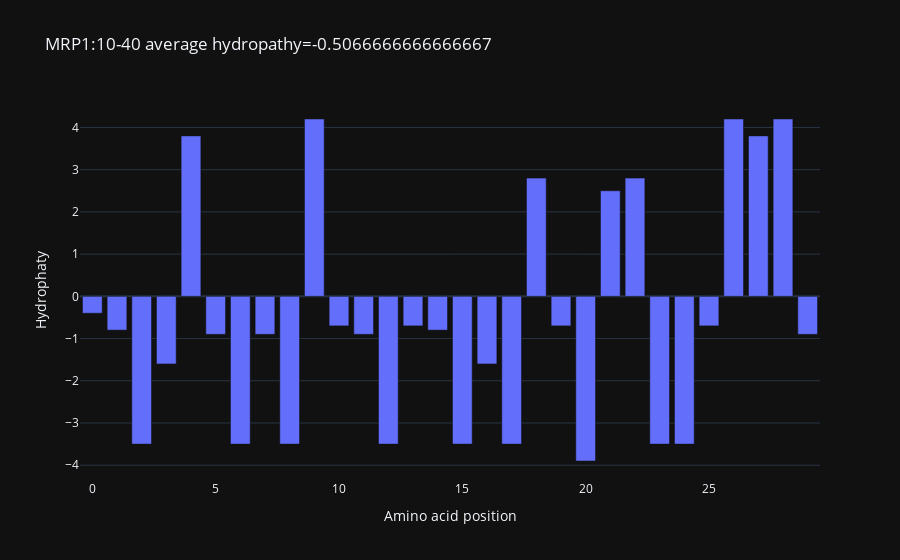
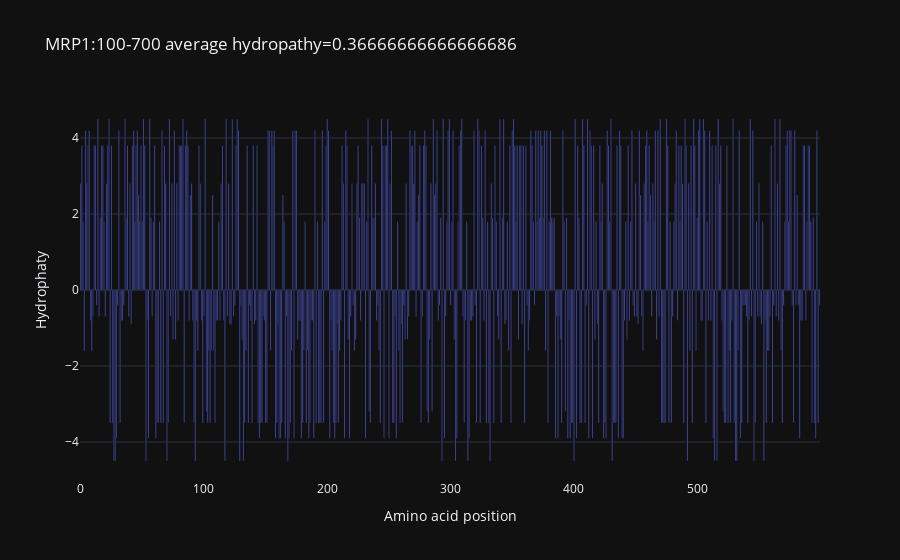
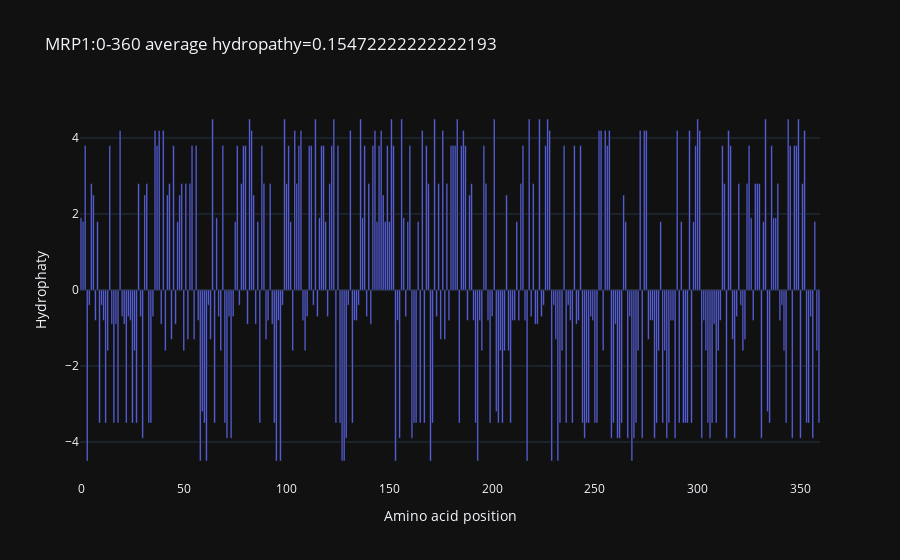

Notebook source saved alongside these figures, in order:
### Code cell
def slidingwindow(beginning, end):
    sliding_window = hyd_seq_list[beginning : end]
    add = 0
    for element in sliding_window:
        add += element
    data = [go.Bar(y=hyd_seq_list[beginning : end])]
    fig = go.Figure(data=data)
    fig.update_layout(template="plotly_dark", title="MRP1:" + 
                      str(beginning) + "-" + 
                      str(end) + " " +
                     "average hydropathy" + 
                      "=" + 
                      str(add / len(sliding_window)))
    fig.update_xaxes(title_text="Amino acid position")
    fig.update_yaxes(title_text="Hydrophaty")
    fig.show()
    
slidingwindow(10, 40)
slidingwindow(100, 700)
slidingwindow(0, 360)

### Figure 1 — Plotly figure (JSON) as saved in the notebook; plotly's stock layout.template omitted (floating-point values rounded to 4 significant figures)
{"data": [{"type": "bar", "y": [-0.4, -0.8, -3.5, -1.6, 3.8, -0.9, -3.5, -0.9, -3.5, 4.2, -0.7, -0.9, -3.5, -0.7, -0.8, -3.5, -1.6, -3.5, 2.8, -0.7, -3.9, 2.5, 2.8, -3.5, -3.5, -0.7, 4.2, 3.8, 4.2, -0.9]}], "layout": {"title": {"text": "MRP1:10-40 average hydropathy=-0.5066666666666667"}, "xaxis": {"title": {"text": "Amino acid position"}}, "yaxis": {"title": {"text": "Hydrophaty"}}}}

### Figure 2 — Plotly figure (JSON) as saved in the notebook; plotly's stock layout.template omitted (floating-point values rounded to 4 significant figures; data arrays with more than 128 entries replaced by an {"elided": "..."} marker saying what was removed)
{"data": [{"type": "bar", "y": {"elided": "600 float values"}}], "layout": {"title": {"text": "MRP1:100-700 average hydropathy=0.36666666666666686"}, "xaxis": {"title": {"text": "Amino acid position"}}, "yaxis": {"title": {"text": "Hydrophaty"}}}}

### Figure 3 — Plotly figure (JSON) as saved in the notebook; plotly's stock layout.template omitted (floating-point values rounded to 4 significant figures; data arrays with more than 128 entries replaced by an {"elided": "..."} marker saying what was removed)
{"data": [{"type": "bar", "y": {"elided": "360 float values"}}], "layout": {"title": {"text": "MRP1:0-360 average hydropathy=0.15472222222222193"}, "xaxis": {"title": {"text": "Amino acid position"}}, "yaxis": {"title": {"text": "Hydrophaty"}}}}
